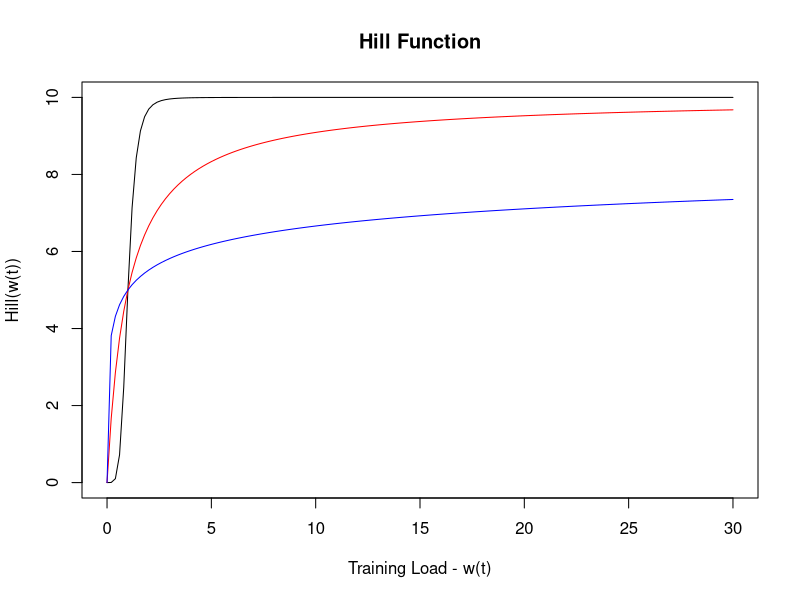
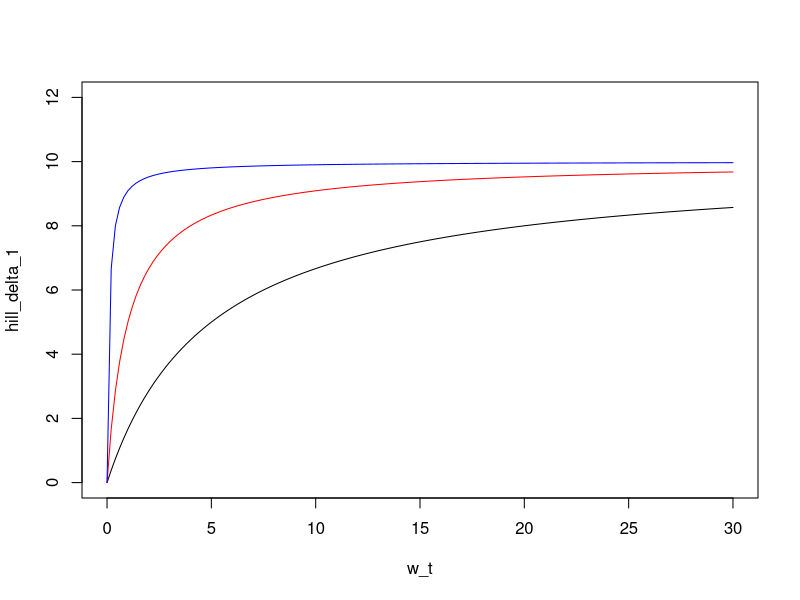

These figures' R source, in order:
# Changing Gamma
w_t <- seq(0,30, by = 0.2)
k <- 10
delta <- 1
gamma1 <- 5
gamma2 <- 1
gamma3 <- 0.3

hill_gamma_1 <- k * ((w_t^(gamma1))/(delta^(gamma1)+w_t^(gamma1)))
hill_gamma_2 <- k * ((w_t^(gamma2))/(delta^(gamma2)+w_t^(gamma2)))
hill_gamma_3 <- k * ((w_t^(gamma3))/(delta^(gamma3)+w_t^(gamma3)))

plot(w_t, hill_gamma_1, type = "l", main = "Hill Function", 
     xlab = "Training Load - w(t)", ylab = "Hill(w(t))")     
lines(w_t, hill_gamma_2, col = "red")    
lines(w_t, hill_gamma_3, col = "blue")

# Changing Delta
w_t <- seq(0,30, by = 0.2)
k <- 10
gamma <- 1
delta1 <- 5
delta2 <- 1
delta3 <- 0.1

hill_delta_1 <- k * ((w_t^(gamma))/(delta1^(gamma)+w_t^(gamma)))
hill_delta_2 <- k * ((w_t^(gamma))/(delta2^(gamma)+w_t^(gamma)))
hill_delta_3 <- k * ((w_t^(gamma))/(delta3^(gamma)+w_t^(gamma)))

plot(w_t, hill_delta_1, type = "l", ylim = c(0,12))     
lines(w_t, hill_delta_2, col = "red")    
lines(w_t, hill_delta_3, col = "blue")

